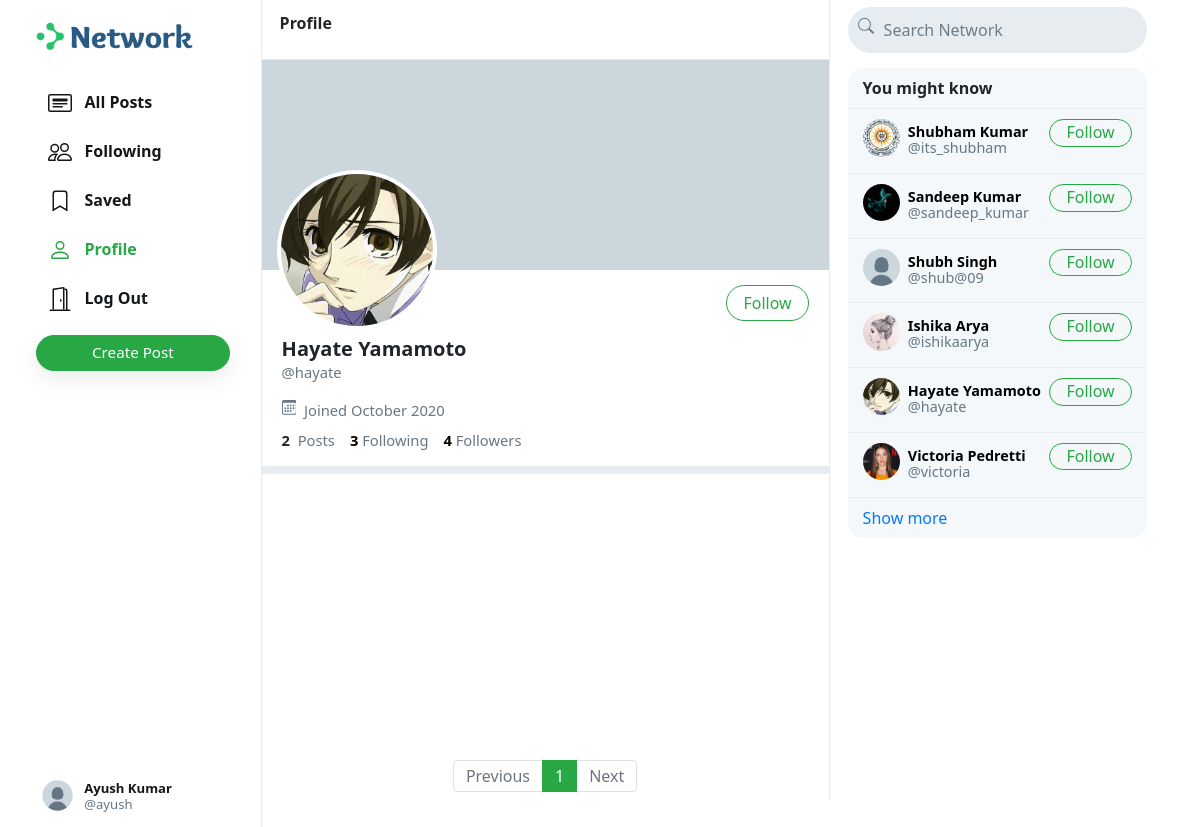
Screenshot of /hayate (signed in) with the database file from the repository.
### network/models.py (models this page shows, shortened)
class User(AbstractUser):
    profile_pic = models.ImageField(upload_to='profile_pic/')
    bio = models.TextField(max_length=160, blank=True, null=True)
    cover = models.ImageField(upload_to='covers/', blank=True)

### network/views.py (the view)
# urls.py: path("<str:username>", views.profile, name='profile'),
def profile(request, username):
    user = User.objects.get(username=username)
    all_posts = Post.objects.filter(creater=user).order_by('-date_created')
    paginator = Paginator(all_posts, 10)
    page_number = request.GET.get('page')
    if page_number == None:
        page_number = 1
    posts = paginator.get_page(page_number)
    followings = []
    suggestions = []
    follower = False
    if request.user.is_authenticated:
        followings = Follower.objects.filter(followers=request.user).values_list('user', flat=True)
        suggestions = User.objects.exclude(pk__in=followings).exclude(username=request.user.username).order_by("?")[:6]
        if request.user in Follower.objects.get(user=user).followers.all():
            follower = True
    follower_count = Follower.objects.get(user=user).followers.all().count()
    following_count = Follower.objects.filter(followers=user).count()
    return render(request, 'network/profile.html', {
        "username": user,
        "posts": posts,
        "posts_count": all_posts.count(),
        "suggestions": suggestions,
        "page": "profile",
        "is_follower": follower,
        "follower_count": follower_count,
        "following_count": following_count
    })

### network/templates/network/profile.html (shortened to what this page needs)
{% extends 'network/index.html' %}
{% load static %}
{% block profile %}
    <div class="profile-view" data-user="{{username.username}}">
        <div class="cover-image" style="background-image: url(/media/{{username.cover}})"></div>
        <div class="profile-image" style="background-image: url(/media/{{username.profile_pic}})"></div>
        <div class="profile-details">
            <div>
                {% if user.username == username.username %}
                    <button class="btn btn-outline-success float-right" id="edit-profile-btn">Edit Profile</button>
                {% elif is_follower %}
                    <button class="btn btn-success float-right" onclick="unfollow_user(this,'{{username.username}}','edit_page')" id="following-btn">Following</button>
                {% else %}
                    <button class="btn btn-outline-success float-right" onclick="follow_user(this,'{{username.username}}','edit_page')" id="follow-btn">Follow</button>
                {% endif %}
            </div>
            <div class="details-data">
                <h5>{{username.first_name}} {{username.last_name}}</h5>
                <div class="grey">@{{username.username}}</div>
                <div class="grey" style="padding: 8px 0px;">
                    &nbsp;Joined {{username.date_joined | date:"F Y"}}
                </div>
                <div>
                    <strong>
                        {{posts_count}}
                    </strong>
                    &nbsp;<span class="grey">Posts</span>
                    <a href="#">
                        <strong id="following__count">{{following_count | default:0}}</strong>&nbsp;<span class="grey">Following</span>
                    </a>
                    <a href="#">
                        <strong id="follower__count">{{follower_count | default:0}}</strong>&nbsp;<span class="grey">Followers</span>
                    </a>
                </div>
            </div>
        </div>
    </div>
    <div class="space"></div>
{% endblock %}

### network/templates/network/layout.html (shortened to what this page needs)
{% load static %}
<!DOCTYPE html>
<html lang="en">
    <head>
        <link rel="stylesheet" href="https://stackpath.bootstrapcdn.com/bootstrap/4.4.1/css/bootstrap.min.css">
        <link href="{% static 'network/styles.css' %}" rel="stylesheet">
    </head>
    <body>
        <div class="body" data-page="{{page}}">
            <div class="sidenav">
                <a href="{% url 'index' %}" class="navbar-brand">
                    <img src="{% static 'network/Images/logo.png' %}" height="31px">
                </a>
                <div style="height: 100%;">
                    <div>
                        <div>
                            <ul>
                                <li class="nav-item" id="all_posts">
                                <a href="{% url 'index' %}" class="nav-link">
                                    <div>
                                        &nbsp;&nbsp;All Posts
                                    </div>
                                </a>
                                </li>
                                {% if user.is_authenticated %}
                                    <li class="nav-item" id="following">
                                        <a href="{% url 'following' %}" class="nav-link">
                                            <div>
                                                &nbsp;&nbsp;Following
                                            </div>
                                        </a>
                                    </li>
                                    <li class="nav-item" id="saved">
                                        <a href="{% url 'saved' %}" class="nav-link">
                                            <div>
                                                <svg width="1.5em" height="1.5em" viewBox="0 0 16 16" class="bi bi-bookmark" fill="currentColor" xmlns="http://www.w3.org/2000/svg">
                                                    <path fill-rule="evenodd" d="M8 12l5 3V3a2 2 0 0 0-2-2H5a2 2 0 0 0-2 2v12l5-3zm-4 1.234l4-2.4 4 2.4V3a1 1 0 0 0-1-1H5a1 1 0 0 0-1 1v10.234z"/>
                                                  </svg>
                                                &nbsp;&nbsp;Saved
                                            </div>
                                        </a>
                                    </li>
                                    <li class="nav-item" id="profile">
                                        <a href="{% url 'profile' user.username %}" class="nav-link">
                                            <div>
                                                &nbsp;&nbsp;Profile
                                            </div>
                                        </a>
                                    </li>
                                    <li class="nav-item" id="logout">
                                        <a href="{% url 'logout' %}" class="nav-link">
                                            <div>
                                                &nbsp;&nbsp;Log Out
                                            </div>
                                        </a>
                                    </li>
                                {% endif %}
                            </ul>
                        </div>
                        {% if user.is_authenticated %}
                            <button id="popup-btn" class="btn btn-success new-post-btn" onclick="createpost()">Create Post</button>
                        {% endif %}
                    </div>
                    <div style="position: absolute; bottom: 10px;">
                        {% if user.is_authenticated %}
                            <li class="nav-item sidenav-user">
                                <a href="{% url 'profile' user.username %}" class="nav-link">
                                    <div class="user_account">
                                        <div class="small-profilepic" style="float: left; background-image: url(/media/{{user.profile_pic}})"></div>
                                        <div style="height: 2.7vw; margin: auto;">
                                            <div style="margin-top: 4px;"><strong>{{user.first_name}} {{user.last_name}}</strong></div>
                                            <div class="grey" style="margin-top: 4px;">@{{ user.username }}</div>
                                        </div>
                                    </div>
                                </a>
                            </li>
                        {% endif %}
                    </div>
                </div>
            </div>
            {% block body %}
            {% endblock %}
            <div class="right-div">
                <nav class="head">
                    <form action="#">
                        <div class="search-div">
                            <div>
                            </div>
                            <input type="text" name="query" id="search-box" placeholder="Search Network">
                        </div>
                    </form>
                </nav>
                <div class='right-div-content'>
                    <div class="space" style="background-color: white;"></div>
                    {% if user.is_authenticated %}
                        <div class="suggestion-box">
                            <div class="suggestion-header">
                                You might know
                            </div>
                            {% for suggestion in suggestions %}
                                <div class="suggestion-user">
                                    <div>
                                        <a href="{% url 'profile' suggestion.username %}">
                                            <div class="small-profilepic" style="background-image: url(/media/{{suggestion.profile_pic}})"></div>
                                        </a>
                                    </div>
                                    <div class="user-details">
                                        <a href="{% url 'profile' suggestion.username %}">
                                            <div id="user-name">
                                                <strong>
                                                    {{suggestion.first_name}} {{suggestion.last_name}}
                                                </strong>
                                            </div>
                                            <div class="grey">@{{suggestion.username}}</div>
                                        </a>
                                    </div>
                                    <div>
                                        <button class="btn btn-outline-success" type="button" onclick="follow_user(this,'{{suggestion.username}}','suggestion')">Follow</button>
                                    </div>
                                </div>
                            {% empty %}
                                    <div style="text-align: center; border-bottom: .5px solid #e6ecf0; padding: 10px 15px;">
                                        <span class="grey" style="font-size: .9em;">No suggestions available.</span>
                                    </div>
                            {% endfor %}
                            <div class="suggestion-footer">
                                <a href="#">Show more</a>
                            </div>
                        </div>
                    {% endif %}
                </div>
            </div>
        </div>
    </body>
</html>

### network/static/network/styles.css (style rules this page uses)
.body { display: flex; min-height: 100%; font-family: system-ui, sans-serif; }
.btn { border-radius: 20px; padding: 0.32rem 1rem 0.375rem 1rem; }
.btn, .btn:focus, .btn:active { box-shadow: none !important; -webkit-box-shadow: none !important; }
.grey { color: #657786; }
svg { vertical-align: text-top; }
.sidenav { height: 100%; width: 21.8%; position: fixed; top: 0; left: 0; padding: 15px; list-style: none; border-right: .5px solid #e6ecf0; z-index: 100; padding-left: 3%; background-color: white; }
.sidenav ul { list-style: none; padding-left: 0px; margin-top: 3vh; }
.sidenav li { margin-top: 7px; }
.sidenav .nav-link { color: #14171a; line-height: .7em; font-weight: 700; padding: 0px; }
.sidenav .nav-link > div { padding: 10px 20px 8px 12px; border-radius: 25px; line-height: 0.9em; width: max-content; }
.new-post-btn { padding-left: 55px !important; padding-right: 55px !important; font-size: .95em; font-weight: 530; box-shadow: rgba(0, 0, 0, 0.08) 0px 8px 24px !important; }
.user_account { display: flex; font-size: .82rem; font-weight: normal; padding-top: 3px !important; padding-bottom: 3px !important; padding-left: 3px !important; }
.user_account .small-profilepic { transform: scale(.82); margin-left: auto; margin-top: auto; }
.active a { color: #28a745 !important; }
.head { height: 7.5vh; }
.small-profilepic { width: 3.1vw; height: 3.1vw; border-radius: 9999px; overflow: hidden; margin-right: 8px; background-size: cover; background-repeat: no-repeat; background-position: center; box-sizing: content-box; }
.space { height: 8px; background-color: #e6ecf0; }
.cover-image { height: 210px; background-size: cover; background-position: center; background-repeat: no-repeat; background-color: #ccd6dd; }
.profile-image { width: 160px; height: 160px; position: absolute; left: 15px; top: 110px; border-radius: 99999px; border: 4px solid white; background-size: cover; background-repeat: no-repeat; background-position: center; background-color: white; }
.profile-details { padding: 15px 20px; }
.profile-details button { padding-bottom: 0.3rem; }
.profile-details > .details-data { margin-top: 52px; font-size: .92em; }
.profile-details h5 { font-weight: 800; margin-bottom: 0px; }
.profile-details a { color: black; text-decoration: none; }
.right-div { width: 28%; height: 100vh; position: fixed; right: 2.95%; border-left: .5px solid #e6ecf0; background-color: white; }
.right-div .head { padding: .9vh 1.5vw; }
.right-div .search-div { margin-left: auto; margin-right: auto; display: flex; border-radius: 25px; background-color: #e6ecf0; padding-left: 10px; padding-right: 10px; vertical-align: middle; }
#search-box { height: 5.7vh; border: none; background: none; outline: none; width: 100%; margin-left: 8px; }
#search-box::placeholder { color: #6d7e8c; }
.right-div-content { height: 92.5vh; overflow: auto; padding-left: 1.5vw; padding-right: 1.5vw; }
.suggestion-box, .guest-box { border-radius: 15px; overflow: hidden; background-color: #f5f8fa; }
.suggestion-header { padding: 13px 15px; line-height: .9em; font-weight: 800; border-bottom: .5px solid #e6ecf0; }
.suggestion-user { display: flex; padding: 10px 15px; font-size: .9em; border-bottom: .5px solid #e6ecf0; }
.suggestion-user a { color: black; text-decoration: none; }
.user-details { flex: 1; line-height: 1.1em; padding: 5px 0px 7px 0px; }
.suggestion-user .btn { padding: 0em 1em .09em 1em; }
.suggestion-footer { padding: 13px 15px; line-height: .9em; }
.suggestion-footer a { text-decoration: none; }

### rows the page displays
User: profile_pic (placeholder picture), first_name "Ayush", last_name "Kumar", username "ayush"
User: profile_pic (picture), first_name "Hayate", last_name "Yamamoto", username "hayate", date_joined "October 2020"
User: profile_pic (picture), first_name "Shubham", last_name "Kumar", username "its_shubham"
User: profile_pic (picture), first_name "Sandeep", last_name "Kumar", username "sandeep_kumar"
User: profile_pic (placeholder picture), first_name "Shubh", last_name "Singh", username "shub@09"
User: profile_pic (picture), first_name "Ishika", last_name "Arya", username "ishikaarya"
User: profile_pic (picture), first_name "Victoria", last_name "Pedretti", username "victoria"

### other values shown
{{ posts_count }} "2"
{{ following_count | default:0 }} "3"
{{ follower_count | default:0 }} "4"
{{ each }} "1"
